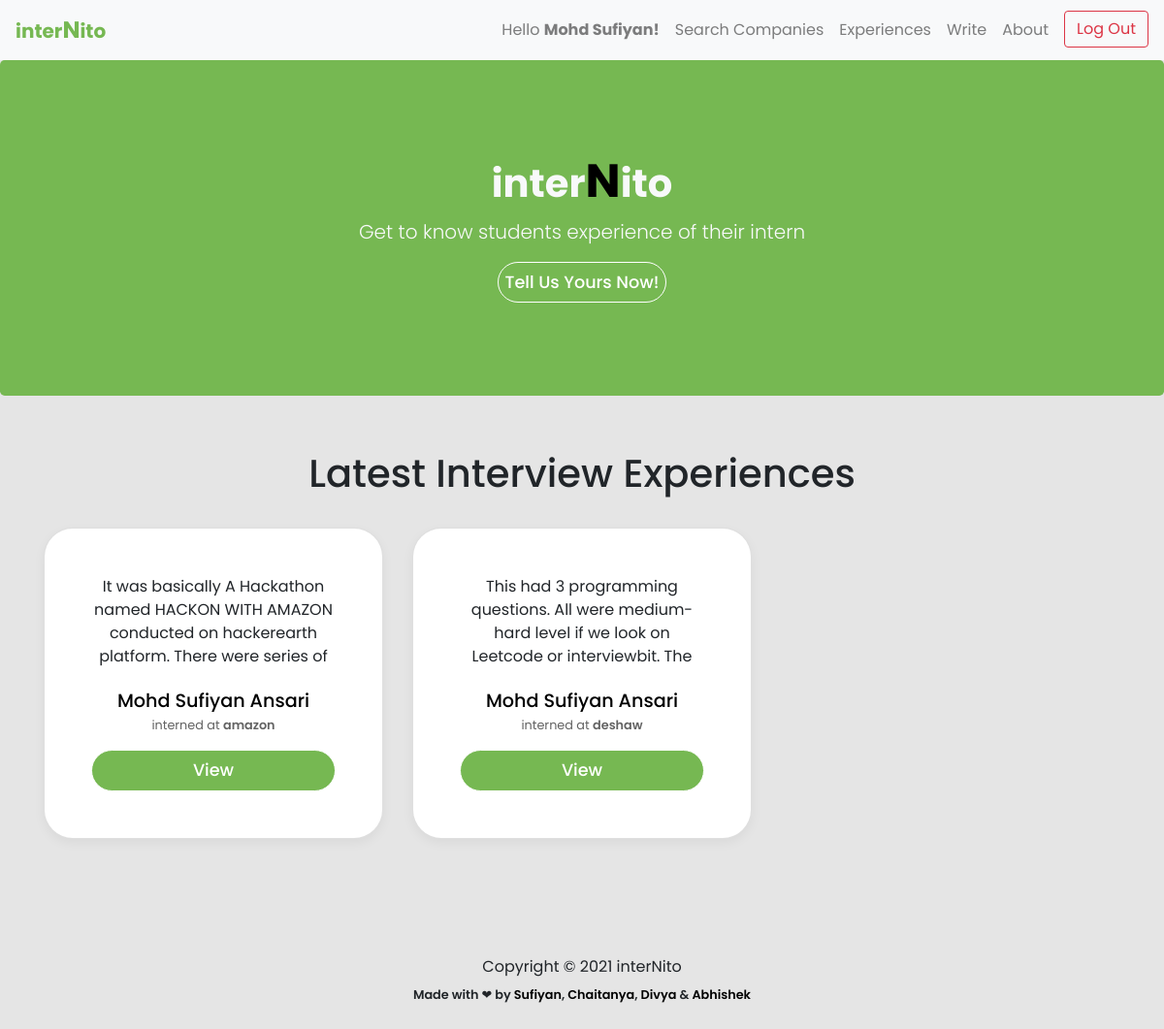
The page / (signed in) on the database its author committed.
### experience/models.py (models this page shows, shortened)
class Experience(models.Model):
    user = models.ForeignKey(User, on_delete = models.CASCADE)
    name = models.CharField(max_length=80)
    branch = models.CharField(max_length=255,blank=True)
    cgpa_cutoff = models.FloatField(blank=True)
    resume = models.TextField(blank=True)
    batch = models.CharField(max_length=255, blank=True)
    company = models.CharField(max_length=255,blank=False)
    summary = models.TextField(blank=False)
    period = models.CharField(max_length=255,blank=False)
    ot_summary = models.TextField(blank = True)
    ot_question1 = models.TextField(blank = True, null = True)
    ot_question1_link = models.TextField(blank = True, null = True, default = 'NONE')
    ot_question2 = models.TextField(blank = True, null = True)
    ot_question2_link = models.TextField(blank = True, null = True)
    ot_question3 = models.TextField(blank = True, null = True)
    ot_question3_link = models.TextField(blank = True, null = True)
    ot_question4 = models.TextField(blank = True, null = True)
    ot_question4_link = models.TextField(blank = True, null = True)
    round1_details = models.TextField(blank = True, null = True)
    round2_details = models.TextField(blank = True, null = True)
    round3_details = models.TextField(blank = True, null = True)
    final_summary = models.TextField(blank = True, null = True)

### experience/views.py (the view)
# urls.py: path('', views.home,name='home'),
@login_required()
def home(request):
    responses = Experience.objects.all().order_by('-id')[:3]
    return render(request, 'home.html', {'responses': responses})

### templates/home.html (shortened to what this page needs)
{% extends 'base.html' %} {% load static %} {% block content %}
<link rel="stylesheet" href="{% static 'css/experience.css' %}" />
<main role="main">
  <section class="jumbotron text-center bg-lime">
    <div class="container text-light">
      <h1>
        <strong>inter<big style="color: black">N</big>ito</strong>
      </h1>
      <p class="mt-2 lead text-light">
        Get to know students experience of their intern
      </p>
      <a class="btn view-btn" href="{% url 'write'%}"> Tell Us Yours Now! </a>
    </div>
  </section>
  <div class="album py-5 bg-lime-invert">
    <div class="container">
      <h1 class="mb-4">
        <div class="head p-2" style="text-align: center">
          Latest Interview Experiences
        </div>
      </h1>
      <div class="row">
        {% for response in responses %}
        <div class="col-md-4">
          <div class="card mb-4 box-shadow">
            <div class="card-body p-5 summary-parent">
              <p
                class="card-text summary summary-text"
                style="height: 10ch; text-overflow: ellipsis; overflow: hidden"
              >
                {{response.summary }}
              </p>
              <p class="card-text name">
                <a href="{% url 'profile' response.user.username %}"
                  >{{response.name}}</a
                >
              </p>
              <p class="card-text company capitalize">
                interned at <strong>{{response.company}}</strong>
              </p>
              <a
                href="{% url  'post' response.pk %}"
                type="button"
                class="
                  btn btn-sm btn-outline-secondary
                  view-btn
                  w-100
                  text-center
                "
              >
                View
              </a>
            </div>
          </div>
        </div>
        {% endfor %}
      </div>
    </div>
  </div>
</main>
{% endblock content %}

### templates/base.html (shortened to what this page needs)
{% load static %}
<!DOCTYPE html>
<html lang="en">
  <head>
    <link href="{% static 'css/bootstrap.min.css' %}" rel="stylesheet" />
    <link href="{% static 'css/album.css' %}" rel="stylesheet" />
  </head>
  <nav class="navbar navbar-expand-lg navbar-light bg-light sticky-top">
    <a
    style="color: #76b852"
      class="logoAnchor navbar-brand" href="{% url 'home' %}"
      ><strong>inter<big>N</big>ito</strong></a>
    <div class="collapse navbar-collapse" id="navbarSupportedContent">
      <ul class="navbar-nav ml-auto">
        {% if request.user.is_authenticated %}
        <li class="nav-item">
          <a class="nav-link" href="{% url 'profile' request.user.username %}"
            >Hello <strong>{{ request.user.first_name }}!</strong></a>
        </li>
        {% endif %}
        <li class="nav-item">
          <a class="nav-link" href="{% url 'company' %}">Search Companies</a>
        </li>
        <li class="nav-item">
          <a class="nav-link" href="{% url 'experience' %}">Experiences</a>
        </li>
        <li class="nav-item">
          <a class="nav-link" href="{% url 'write' %}">Write</a>
        </li>
        <li class="nav-item">
          <a class="nav-link" href="{% url 'about' %}">About</a>
        </li>
        {% if request.user.is_authenticated %}
        <li class="nav-item">
          <a class="ml-2 btn btn-outline-danger" href="{% url 'logout' %}"
            >Log Out</a
          >
        </li>
        {% endif %}
      </ul>
    </div>
  </nav>
  <body>
    {% block content %} {% endblock content %}
    <footer>
      <div class="container" style="text-align: center">
        <p>
          Copyright © 2021 interNito
        </p>
        <small style="font-weight: 550">Made with &#x2764; by
          <a target="_blank" href="https://www.linkedin.com/in/sufiyan-ansari-nitw/">
            Sufiyan</a>,
          <a target="_blank" href="https://www.linkedin.com/in/chaitanya-hardikar-0ab4821a7/">
            Chaitanya</a>,
          <a target="_blank" href="https://www.linkedin.com/in/divya-soni14/">
            Divya</a>
          &
          <a target="_blank" href="https://www.linkedin.com/in/abhishek-upadhayayula-a541ba1b8/">
            Abhishek</a></small>
      </div>
    </footer>
  </body>
</html>

### static/css/album.css (style rules this page uses)
main { font-family: "Poppins", sans-serif !important; }
:root { --jumbotron-padding-y: 3rem; }
.jumbotron { padding-top: var(--jumbotron-padding-y); padding-bottom: var(--jumbotron-padding-y); margin-bottom: 0; background-color: #76b852; }
@media (min-width: 768px) { .jumbotron { padding-top: calc(var(--jumbotron-padding-y) * 2); padding-bottom: calc(var(--jumbotron-padding-y) * 2); } }
.jumbotron .container { max-width: 40rem; }
footer { padding-top: 3rem; padding-bottom: 3rem; }
footer p { margin-bottom: 0.25rem; }
.box-shadow { box-shadow: 0 0.25rem 0.75rem rgba(0, 0, 0, 0.05); }

### static/css/experience.css (style rules this page uses)
* { font-family: "Poppins", sans-serif; }
body { background-color: #e5e5e5; }
.card { background-color: white; border-radius: 30px; }
.card-text { text-align: center; }
.name { font-weight: 500; margin-bottom: 0px; font-size: 1.2rem; }
.company { font-size: 0.8rem; text-transform: lowercase; color: rgb(99, 99, 99); }
.company strong { font-weight: 600; }
.view-btn { padding: 7px; font-weight: 500; font-size: 1.1rem; color: #76b852; background-color: white; border-radius: 45px; border: 1px solid #76b852; }

### templates/base.html (style rules this page uses)
.logoAnchor:hover, .logoAnchor { text-decoration: none; color: #76b852; }
a, a:focus { text-decoration: none; color: black; }

### templates/home.html (style rules this page uses)
.card { background-color: white; border-radius: 30px; }
.card-text { text-align: center; }
.name { font-weight: 500; margin-bottom: 0px; font-size: 1.2rem; }
.company { font-size: 0.8rem; text-transform: lowercase; color: rgb(99, 99, 99); }
.company strong { font-weight: 600; }
.view-btn { font-weight: 500; font-size: 1.1rem; color: white; background-color: #76b852; border-radius: 45px; border: 1px solid white; }

### rows shown on the page
Experience: summary "It was basically A Hackathon named HACKON WITH AMAZON conducted on hackerearth platform. There were series of…", name "Mohd Sufiyan Ansari", company "amazon"
Experience: summary "This had 3 programming questions. All were medium-hard level if we look on Leetcode or interviewbit. The…", name "Mohd Sufiyan Ansari", company "deshaw"

### other values the page prints
{{ request.user.first_name }} "Mohd Sufiyan"
